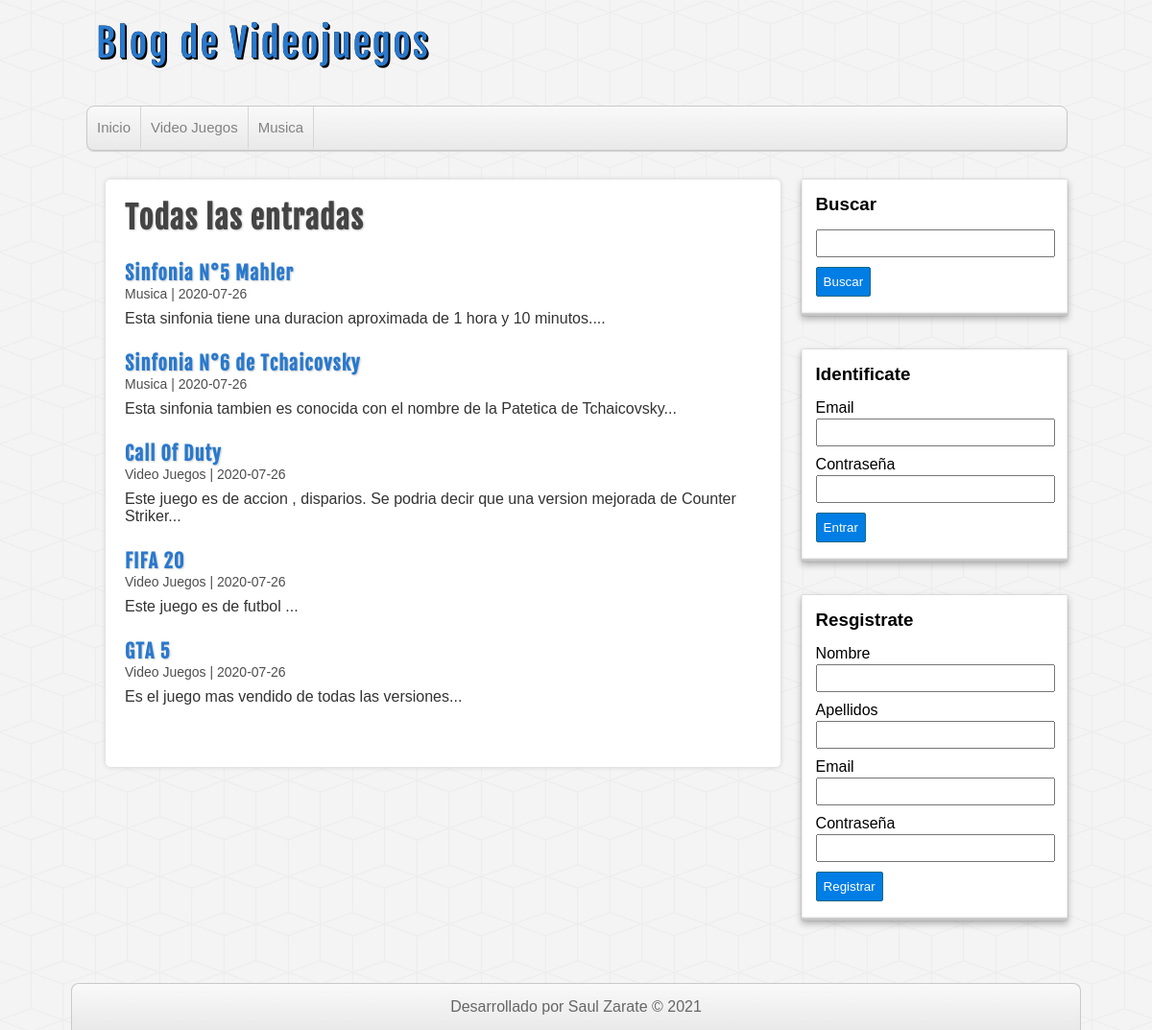
Screenshot of /entradas.php with the database file from the repository.
### tables this page shows
CREATE TABLE IF NOT EXISTS `categorias` (
  `id` int(255) NOT NULL AUTO_INCREMENT,
  `nombre` varchar(100) NOT NULL,
  PRIMARY KEY (`id`)
);

CREATE TABLE IF NOT EXISTS `entradas` (
  `id` int(255) NOT NULL AUTO_INCREMENT,
  `usuario_id` int(255) NOT NULL,
  `categoria_id` int(255) NOT NULL,
  `titulo` varchar(255) NOT NULL,
  `descripcion` mediumtext,
  `fecha` date NOT NULL,
  PRIMARY KEY (`id`),
  KEY `fk_entrada_usuario` (`usuario_id`),
  KEY `fk_entrada_categorias` (`categoria_id`)
);

### includes/helpers.php (called while the page is built, shortened)
<?php
function conseguirCategorias($conexion){
	$sql = "SELECT * FROM categorias ORDER BY id ASC;";
	$categorias = mysqli_query($conexion, $sql);
	$resultado = array();
	if($categorias && mysqli_num_rows($categorias) >= 1){
		$resultado = $categorias;
	}
	return $resultado;
}
function conseguirEntradas($conexion, $limit = null, $categoria = null, $busqueda = null){
	$sql="SELECT e.*, c.nombre AS 'categoria' FROM entradas e ".
		 "INNER JOIN categorias c ON e.categoria_id = c.id ";
	$sql .= "ORDER BY e.id DESC ";
	$entradas = mysqli_query($conexion, $sql);
	return $entradas;
}

### entradas.php (the view)
<?php require_once 'includes/cabecera.php'; ?>
<?php require_once 'includes/lateral.php'; ?>
<div id="principal">
	<h1>Todas las entradas</h1>
	<?php
		$entradas = conseguirEntradas($db);
		if(!empty($entradas)):
			while($entrada = mysqli_fetch_assoc($entradas)):
	?>
				<article class="entrada">
					<a href="entrada.php?id=<?=$entrada['id']?>">
						<h2><?=$entrada['titulo']?></h2>
						<span class="fecha"><?=$entrada['categoria'].' | '.$entrada['fecha']?></span>
						<p>
							<?=substr($entrada['descripcion'], 0, 180)."..."?>
						</p>
					</a>
				</article>
	<?php
			endwhile;
		endif;
	?>
</div>
<?php require_once 'includes/pie.php'; ?>

### includes/cabecera.php (shortened to what this page needs)
<?php require_once 'conexion.php'; ?>
<?php require_once 'includes/helpers.php'; ?>
<!DOCTYPE HTML>
<html lang="es">
	<head>
		<link rel="stylesheet" type="text/css" href="./assets/css/style.css" />
	</head>
	<body>
		<header id="cabecera">
			<div id="logo">
				<a href="index.php">
					Blog de Videojuegos
				</a>
			</div>
			<nav id="menu">
				<ul>
					<li>
						<a href="index.php">Inicio</a>
					</li>
					<?php
						$categorias = conseguirCategorias($db);
						if(!empty($categorias)):
							while($categoria = mysqli_fetch_assoc($categorias)):
					?>
								<li>
									<a href="categoria.php?id=<?=$categoria['id']?>"><?=$categoria['nombre']?></a>
								</li>
					<?php
							endwhile;
						endif;
					?>
				</ul>
			</nav>
		</header>
		<div id="contenedor">

### assets/css/style.css (style rules this page uses)
* { margin: 0px; padding: 0px; font-family: sans-serif, Helvetica, Arial; text-decoration: none; }
body { background: url(../img/cubes.png) #F4F4F4; }
.fecha { color: #4e4e4e; margin-top:5px; font-size: 14px; }
#cabecera { width: 85%; height: auto; background: transparent; margin: 0px auto; }
#logo { float:left; width: 540px; height: 110px; }
#logo a { font-family: "fajala", Helvetica; font-size: 40px; letter-spacing: 2px; color: #2979CD; text-shadow: 0px 0px 0px black, 1px 1px 0px black, 2px 2px 0px black; transition: all 500ms; line-height: 90px; margin-left: 10px; }
#menu { clear: both; width: 100%; height: 45px; background: linear-gradient(to bottom, #f9f9f9 0px, #e9e9e9 100%); border: 1px solid #C9C9C9; border-radius: 8px; box-shadow: 0px 1px 1px #ccc; overflow: hidden; }
#menu ul { list-style: none; }
#menu ul li { float: left; line-height: 44px; border-right: 1px solid #D6D6D6; }
#menu ul li a { display: block; padding-left: 10px; padding-right: 10px; font-size: 15px; color: #838282; }
#contenedor { width: 85%; height: auto; margin: 0px auto; margin-top: 30px; margin-bottom: 30px; }
#principal { float: left; width: 65%; min-height: 572px; background:white; border-radius: 5px; box-shadow: 0px 0px 5px #ccc; margin-left: 20px; padding: 20px; overflow: hidden; }
#principal a { color: #333; }
#principal h1 { font-size: 32px; color: #444; letter-spacing: 1px; text-shadow: 1px 1px 2px #ccc; font-family: "fajala"; }
#principal h2 { font-size: 20px; color: #2979CD; text-shadow: 1px 1px 2px #ccc; letter-spacing: 1px; font-family: "fajala"; margin-top: 25px; }
#principal p { margin-top: 8px; }

### rows the page displays
categorias: nombre "Video Juegos"
categorias: nombre "Musica"
entradas: titulo "Sinfonia N°5 Mahler", categoria.nombre "Musica", fecha "2020-07-26", descripcion "Esta sinfonia tiene una duracion aproximada de 1 hora y 10 minutos."
entradas: titulo "Sinfonia N°6 de Tchaicovsky", categoria.nombre "Musica", fecha "2020-07-26", descripcion "Esta sinfonia tambien es conocida con el nombre de la Patetica de Tchaicovsky"
entradas: titulo "Call Of Duty", categoria.nombre "Video Juegos", fecha "2020-07-26", descripcion "Este juego es de accion , disparios. Se podria decir que una version mejorada de Counter Striker"
entradas: titulo "FIFA 20", categoria.nombre "Video Juegos", fecha "2020-07-26", descripcion "Este juego es de futbol"
entradas: titulo "GTA 5", categoria.nombre "Video Juegos", fecha "2020-07-26", descripcion "Es el juego mas vendido de todas las versiones"
